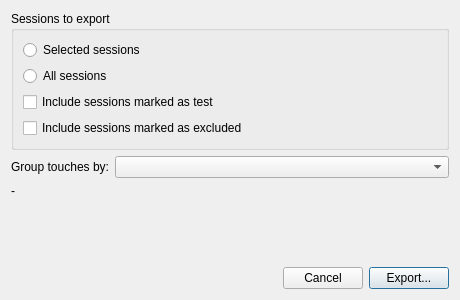
<?xml version="1.0" encoding="UTF-8"?>
<ui version="4.0">
 <class>ResearchExportDialog</class>
 <widget class="QDialog" name="ResearchExportDialog">
  <property name="geometry">
   <rect><x>0</x><y>0</y><width>460</width><height>300</height></rect>
  </property>
  <property name="windowTitle"><string>Export for Analysis</string></property>
  <layout class="QVBoxLayout" name="verticalLayout">
   <item>
    <widget class="QGroupBox" name="scope_group">
     <property name="title"><string>Sessions to export</string></property>
     <property name="whatsThis"><string>Which sessions go into the workbook.</string></property>
     <layout class="QVBoxLayout" name="scope_layout">
      <item>
       <widget class="QRadioButton" name="selected_radio">
        <property name="toolTip"><string>Export only the sessions selected in the list.</string></property>
        <property name="whatsThis"><string>Export only the sessions you selected in the Data tab's list.</string></property>
        <property name="text"><string>Selected sessions</string></property>
       </widget>
      </item>
      <item>
       <widget class="QRadioButton" name="all_radio">
        <property name="toolTip"><string>Export every session in the database.</string></property>
        <property name="whatsThis"><string>Export every recorded session, whatever is selected or filtered in the list.</string></property>
        <property name="text"><string>All sessions</string></property>
       </widget>
      </item>
      <item>
       <widget class="QCheckBox" name="include_test_check">
        <property name="toolTip"><string>Also export sessions marked as test.</string></property>
        <property name="whatsThis"><string>Include sessions whose review status is "test" (rehearsals, equipment checks). Normally left off so they do not end up in the statistics.</string></property>
        <property name="text"><string>Include sessions marked as test</string></property>
       </widget>
      </item>
      <item>
       <widget class="QCheckBox" name="include_excluded_check">
        <property name="toolTip"><string>Also export sessions marked as excluded.</string></property>
        <property name="whatsThis"><string>Include sessions whose review status is "excluded". Normally left off; turn it on to audit what was left out.</string></property>
        <property name="text"><string>Include sessions marked as excluded</string></property>
       </widget>
      </item>
     </layout>
    </widget>
   </item>
   <item>
    <layout class="QFormLayout" name="options_layout">
     <item row="0" column="0">
      <widget class="QLabel" name="source_label">
       <property name="text"><string>Group touches by:</string></property>
       <property name="buddy"><cstring>source_combo</cstring></property>
      </widget>
     </item>
     <item row="0" column="1">
      <widget class="QComboBox" name="source_combo">
       <property name="toolTip"><string>Who a touch is attributed to in the exported tables.</string></property>
       <property name="whatsThis"><string>How touches are grouped in the Touches, Profiles and Pairs sheets. Participant: the child assigned to the touched skin. Skin: one group per skin. Sensor: one group per touch sensor, for a skin several children share.</string></property>
      </widget>
     </item>
    </layout>
   </item>
   <item>
    <widget class="QLabel" name="summary_label">
     <property name="whatsThis"><string>How many sessions the current choices export.</string></property>
     <property name="text"><string>-</string></property>
     <property name="wordWrap"><bool>true</bool></property>
    </widget>
   </item>
   <item>
    <spacer name="verticalSpacer">
     <property name="orientation"><enum>Qt::Vertical</enum></property>
     <property name="sizeHint" stdset="0"><size><width>20</width><height>10</height></size></property>
    </spacer>
   </item>
   <item>
    <layout class="QHBoxLayout" name="buttons_layout">
     <item>
      <spacer name="buttons_spacer">
       <property name="orientation"><enum>Qt::Horizontal</enum></property>
       <property name="sizeHint" stdset="0"><size><width>40</width><height>20</height></size></property>
      </spacer>
     </item>
     <item>
      <widget class="QPushButton" name="cancel_btn">
       <property name="whatsThis"><string>Close without exporting.</string></property>
       <property name="toolTip"><string>Close without exporting.</string></property>
       <property name="text"><string>Cancel</string></property>
      </widget>
     </item>
     <item>
      <widget class="QPushButton" name="export_btn">
       <property name="toolTip"><string>Choose where to save the Excel workbook.</string></property>
       <property name="whatsThis"><string>Choose a file name and write the workbook: one sheet per table plus a Dictionary sheet that explains every column.</string></property>
       <property name="text"><string>Export...</string></property>
       <property name="default"><bool>true</bool></property>
      </widget>
     </item>
    </layout>
   </item>
  </layout>
 </widget>
 <resources/>
 <connections/>
</ui>
